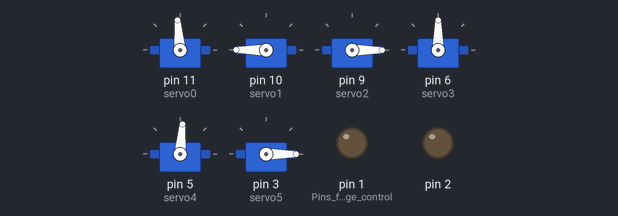
A sketch run on a simulated Arduino Uno, built with avr-gcc and run on an emulated ATmega328P. On the bench: 6 × servo, output pins drawn as LEDs (lit = HIGH).

Above: at 0.1 s.
At 5.1 s:
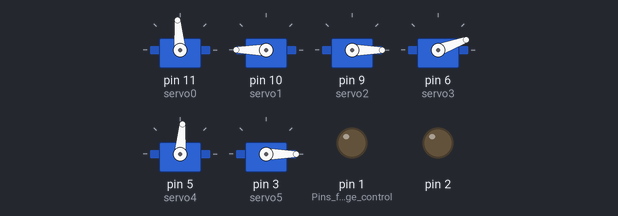
At 7.1 s:
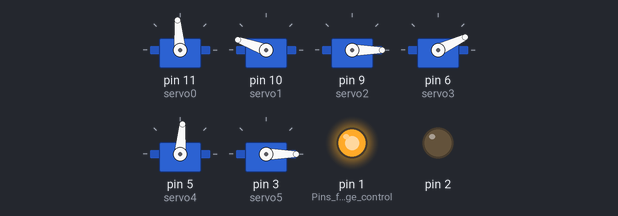
At 11.1 s:
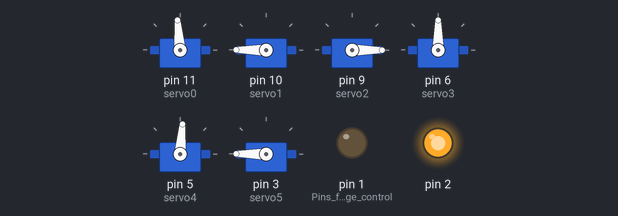
At 23.1 s:
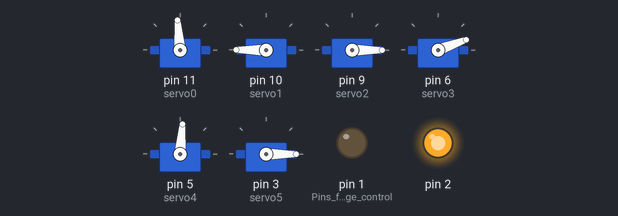
At 31.1 s:
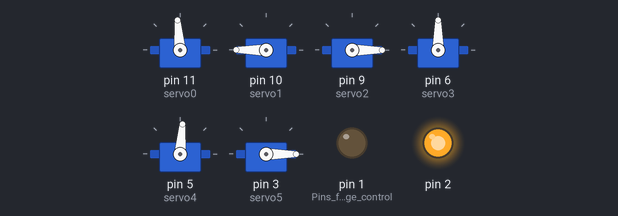
Timing chart, 0 to 32.6 s (numbered marks = the images above):
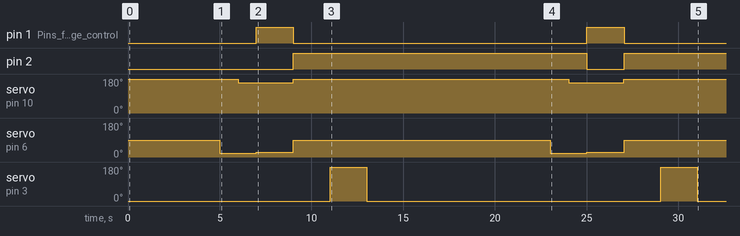

Measured:
- by itself, pin 1 (Pins_for_H-bridge_control): alternates HIGH for 2.0 s and LOW for 16.0 s
- by itself, pin 2: LOW → HIGH at 9.0 s, → LOW 16.0 s later, → HIGH 2.0 s later
- by itself, servo on pin 10 (servo1): alternates 180° for 15.0 s and 160° for 3.0 s
- by itself, servo on pin 6 (servo3): 90° → 20° at 5.0 s, → 25° 2.0 s later, → 90° 2.0 s later, → 20° 14.0 s later, … (6 changes in this stretch)
- by itself, servo on pin 3 (servo5): alternates 180° for 2.0 s and 0° for 16.0 s

The sketch:

arm_code_mk2.ino
```cpp
#include <Servo.h>

Servo servo0; //Servo setup
Servo servo1;
Servo servo2;
Servo servo3;
Servo servo4;
Servo servo5;


void setup() {
  pinMode(1, OUTPUT); //Pins for H-bridge control
  pinMode(2, OUTPUT);

  servo0.attach(11); //Pins for servos
  servo1.attach(10);
  servo2.attach(9);
  servo3.attach(6);
  servo4.attach(5);
  servo5.attach(3);

  servo0.write(95); //Sets servos in initial position
  servo1.write(180);
  servo2.write(0);
  servo3.write(90);
  servo4.write(85);
  servo5.write(0);
}

void loop() {
  delay(5000);
  servo3.write(20); //Begins move to pick up point
  delay(1000);
  servo1.write(160);
  delay(1000);
  servo3.write(25); //Ends move to pick up point
  digitalWrite(1, HIGH); //Runs H-bridge
  digitalWrite(2, LOW);
  delay(2000);
  servo1.write(180); //Begins move to aim point
  delay(10);
  servo3.write(90); //Ends move to aim point
  delay(10);
  digitalWrite(1, LOW); //Runs H-bridge
  digitalWrite(2, HIGH);
  delay(2000);
  servo5.write(180); //Pushes dart
  delay(2000);
  servo5.write(0); //Resets pusher
  digitalWrite(1, LOW); //Turns off motors
  delay(5000);
}
```
